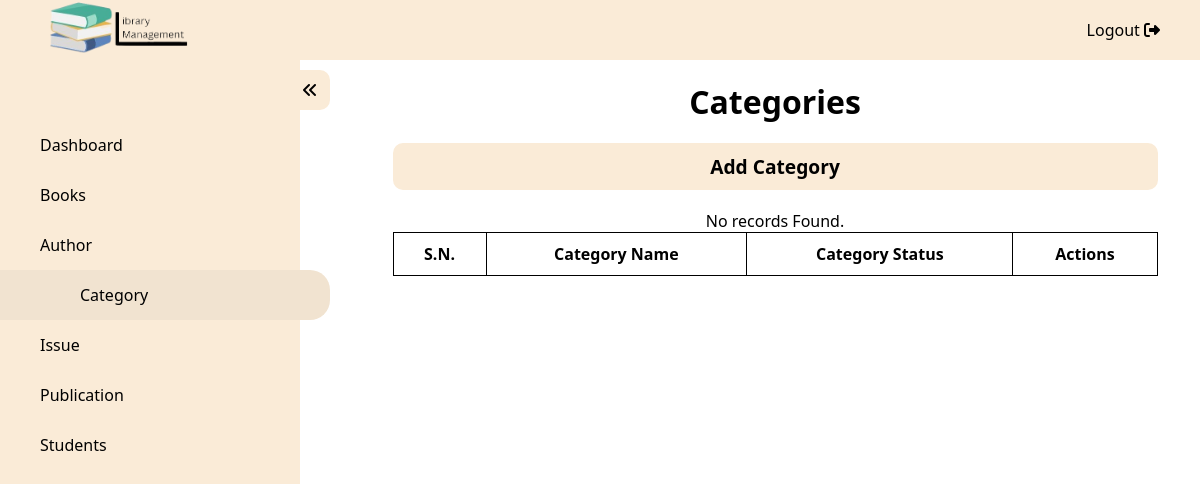
The page /admin/category.php (signed in) on the database as committed earlier.
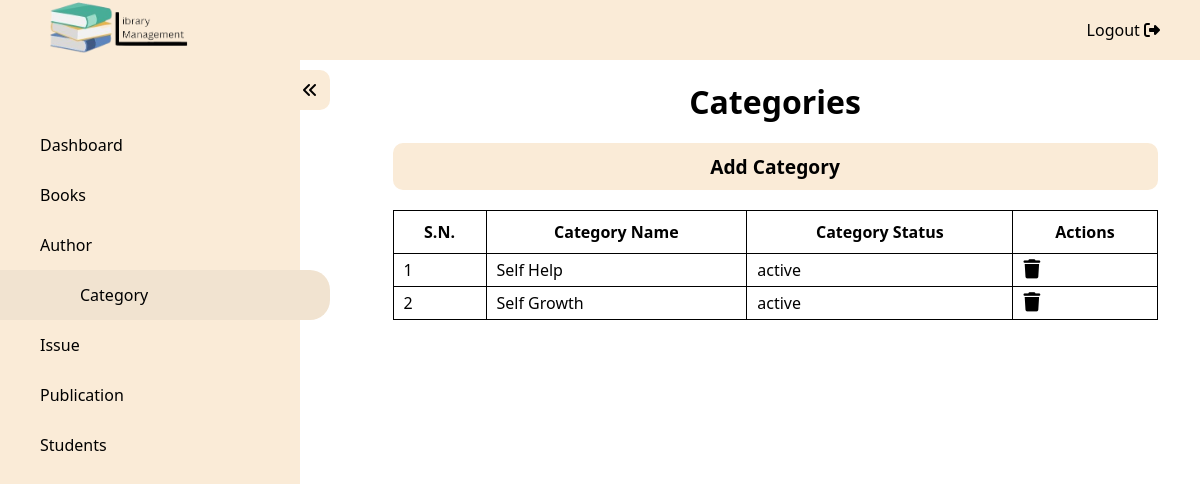
The same page on the database as committed later.
### tables this page shows
CREATE TABLE `Category_Details` (
  `CAT_ID` int NOT NULL,
  `CAT_Name` varchar(100) NOT NULL,
  `CAT_Status` varchar(50) NOT NULL
);

### admin/category.php (the view, shortened to what this page needs)
<?php
require("../config/db_connect.php");
?>
<!DOCTYPE html>
<html lang="en">
<head>
    <link rel="stylesheet" href="https://cdnjs.cloudflare.com/ajax/libs/font-awesome/6.2.1/css/all.min.css" />
    <link rel="stylesheet" href="../assets/css/index.css" />
    <link rel="stylesheet" href="../assets/css/details.css">
</head>
<body>
    <nav id="topbar">
        <div class="logo"><a href="../index.php"><img src="../assets/image/logo.png" /></a></div>
        <ul>
            <li><a href="../functions/logout.php">Logout <i class="fa-solid fa-right-from-bracket"></i></a> </li>
        </ul>
    </nav>
    <div class="wrapper">
        <nav id="sidebar" class="activeSidebar">
            <div class="iconParent">
                <i class="fa-solid fa-angles-left icon"></i>
            </div>
            <ul>
                <a href="./dashboard.php">
                    <li>Dashboard</li>
                </a>
                <a href="./books.php">
                    <li>Books</li>
                </a>
                <a href="./author.php">
                    <li>Author</li>
                </a>
                <a href="./category.php">
                    <li class="active">Category</li>
                </a>
                <a href="./issue.php">
                    <li>Issue</li>
                </a>
                <a href="./publication.php">
                    <li>Publication</li>
                </a>
                <a href="./student_details.php">
                    <li>Students</li>
                </a>
            </ul>
        </nav>
        <div class="content">
            <h1>Categories</h1>
            <a href="./addCategory.php">
                <button>Add Category</button>
            </a>
            <table>
                <thead>
                    <tr>
                        <th>S.N.</th>
                        <th>Category Name</th>
                        <th>Category Status</th>
                        <th>Actions</th>
                    </tr>
                </thead>
                <tbody>
                    <?php
                    $res = mysqli_query($conn, "SELECT * FROM Category_Details");
                    if (mysqli_num_rows($res) == 0) {
                        echo "<p>No records Found.</p>";
                    } else {
                        $i = 1;
                        while ($row = mysqli_fetch_array($res)) {
                            $id = $row['CAT_ID'];
                            $name = $row['CAT_Name'];
                            $status = $row['CAT_Status'];
                    ?>
                            <tr>
                                <td><?php echo $i; ?></td>
                                <td><?php echo $name; ?></td>
                                <td><?php echo $status ?></td>
                                <td><?php echo "<a href='../functions/deleteCategory.php?id=" . $id . "'>" ?><i class="fa-solid fa-trash"></i></a></td>
                            </tr>
                    <?php
                            $i++;
                        }
                    }
                    ?>
                </tbody>
            </table>
        </div>
    </div>
</body>
</html>

Rows that differ between the two databases and show on the page:
added category_details: CAT_Name "Self Help", CAT_Status "active"
added category_details: CAT_Name "Self Growth", CAT_Status "active"
Other text that changed with them:
text no longer shown: "No records Found."
